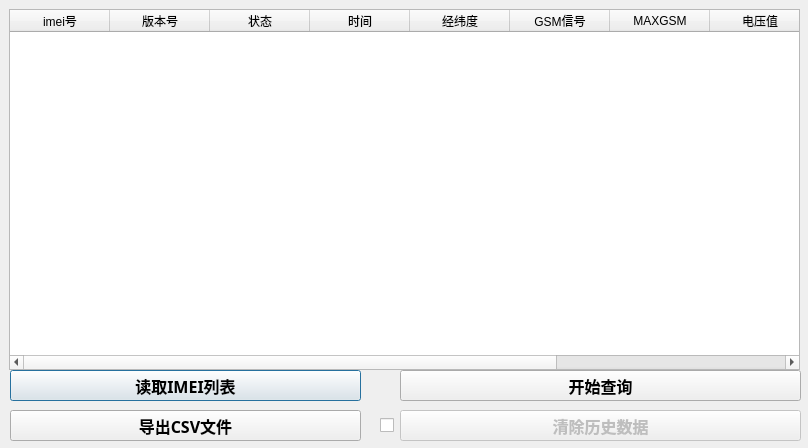
<?xml version="1.0" encoding="UTF-8"?>
<ui version="4.0">
 <class>Dialog_deviceList</class>
 <widget class="QDialog" name="Dialog_deviceList">
  <property name="geometry">
   <rect>
    <x>0</x>
    <y>0</y>
    <width>808</width>
    <height>448</height>
   </rect>
  </property>
  <property name="windowTitle">
   <string>Dialog</string>
  </property>
  <widget class="QTableWidget" name="tableWidget">
   <property name="geometry">
    <rect>
     <x>9</x>
     <y>9</y>
     <width>791</width>
     <height>361</height>
    </rect>
   </property>
   <property name="editTriggers">
    <set>QAbstractItemView::NoEditTriggers</set>
   </property>
   <property name="tabKeyNavigation">
    <bool>true</bool>
   </property>
   <column>
    <property name="text">
     <string>imei号</string>
    </property>
   </column>
   <column>
    <property name="text">
     <string>版本号</string>
    </property>
   </column>
   <column>
    <property name="text">
     <string>状态</string>
    </property>
   </column>
   <column>
    <property name="text">
     <string>时间</string>
    </property>
   </column>
   <column>
    <property name="text">
     <string>经纬度</string>
    </property>
   </column>
   <column>
    <property name="text">
     <string>GSM信号</string>
    </property>
   </column>
   <column>
    <property name="text">
     <string>MAXGSM</string>
    </property>
   </column>
   <column>
    <property name="text">
     <string>电压值</string>
    </property>
   </column>
   <column>
    <property name="text">
     <string>方向</string>
    </property>
   </column>
   <column>
    <property name="text">
     <string>速度</string>
    </property>
   </column>
  </widget>
  <widget class="QPushButton" name="pushButton_ReadFile">
   <property name="geometry">
    <rect>
     <x>10</x>
     <y>370</y>
     <width>351</width>
     <height>31</height>
    </rect>
   </property>
   <property name="font">
    <font>
     <family>Agency FB</family>
     <pointsize>12</pointsize>
     <weight>75</weight>
     <bold>true</bold>
    </font>
   </property>
   <property name="text">
    <string>读取IMEI列表</string>
   </property>
  </widget>
  <widget class="QPushButton" name="pushButton_StartLoad">
   <property name="geometry">
    <rect>
     <x>400</x>
     <y>370</y>
     <width>401</width>
     <height>31</height>
    </rect>
   </property>
   <property name="font">
    <font>
     <family>Agency FB</family>
     <pointsize>12</pointsize>
     <weight>75</weight>
     <bold>true</bold>
    </font>
   </property>
   <property name="text">
    <string>开始查询</string>
   </property>
  </widget>
  <widget class="QPushButton" name="pushButton_DeriveFile">
   <property name="geometry">
    <rect>
     <x>10</x>
     <y>410</y>
     <width>351</width>
     <height>31</height>
    </rect>
   </property>
   <property name="font">
    <font>
     <family>Agency FB</family>
     <pointsize>12</pointsize>
     <weight>75</weight>
     <bold>true</bold>
    </font>
   </property>
   <property name="text">
    <string>导出CSV文件</string>
   </property>
  </widget>
  <widget class="QPushButton" name="pushButton_ClearData">
   <property name="enabled">
    <bool>false</bool>
   </property>
   <property name="geometry">
    <rect>
     <x>400</x>
     <y>410</y>
     <width>401</width>
     <height>31</height>
    </rect>
   </property>
   <property name="font">
    <font>
     <family>Agency FB</family>
     <pointsize>12</pointsize>
     <weight>75</weight>
     <bold>true</bold>
    </font>
   </property>
   <property name="text">
    <string>清除历史数据</string>
   </property>
  </widget>
  <widget class="QCheckBox" name="checkBox_ClearData">
   <property name="geometry">
    <rect>
     <x>380</x>
     <y>415</y>
     <width>16</width>
     <height>21</height>
    </rect>
   </property>
   <property name="text">
    <string/>
   </property>
  </widget>
 </widget>
 <resources/>
 <connections/>
</ui>
